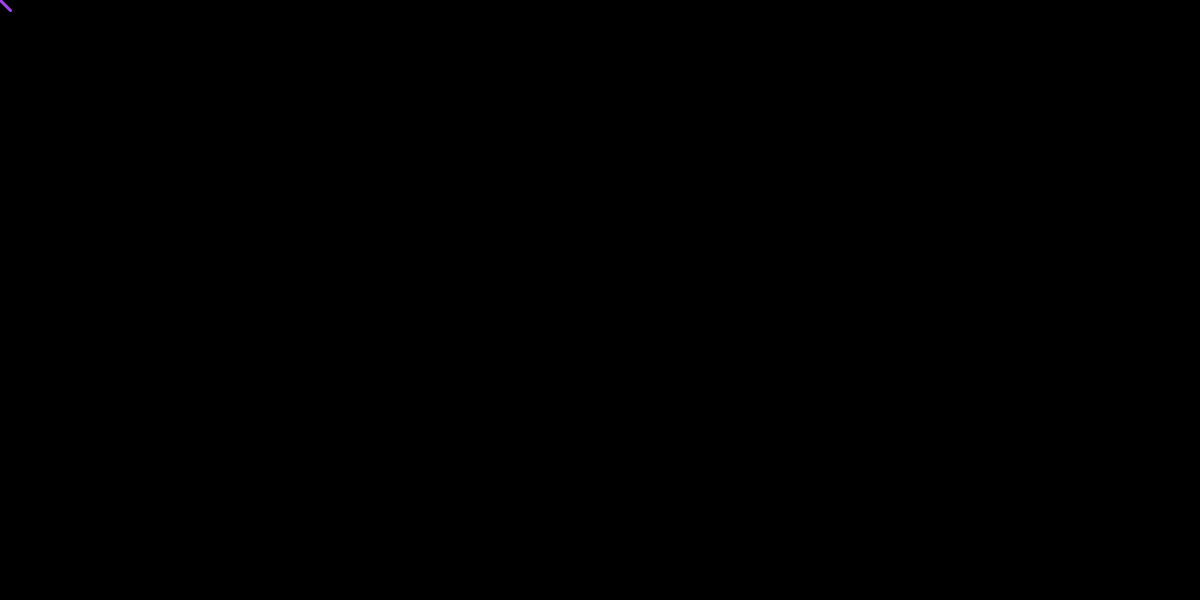
Frame 1 (no input)
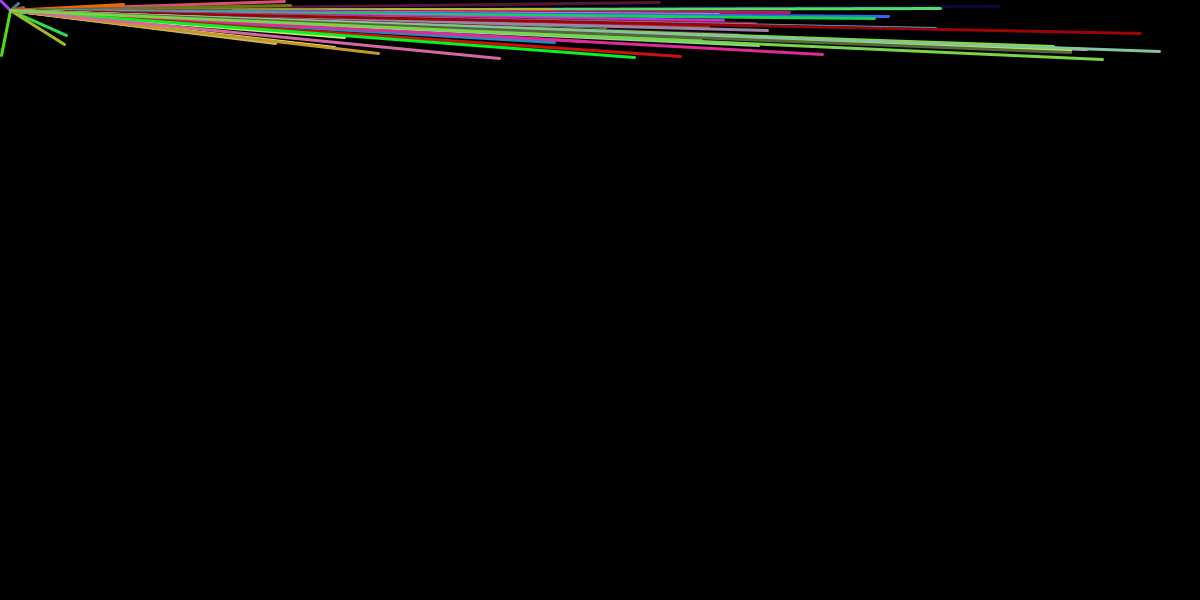
Frame 60 (the mouse pressed at the canvas centre just before this capture)
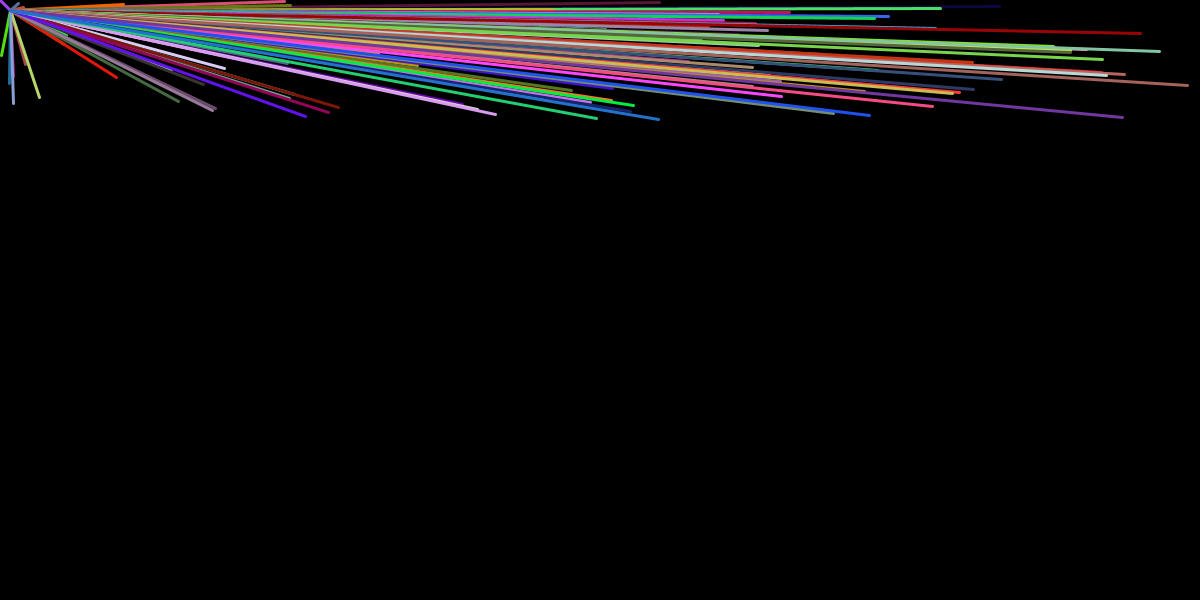
Frame 120 (the mouse held since frame 60 and released just before this capture)

The Processing sketch that drew these frames (run headless with seeded random() and noise(); from frame 60 on, the mouse is pressed at the canvas centre):

// Processing sketch: lines
// ── lines.pde
/* 
 LINEAS ALEATORIAS
 */

float equis;
int ye;

void setup() {
  background(#000000);
  size (1200, 600);
}

void draw() {
  strokeWeight(3);
  stroke(random(255), random(255), random(255));
  line(10, 10, equis, ye);
  equis = random(1200);
  ye=ye+1;
}
